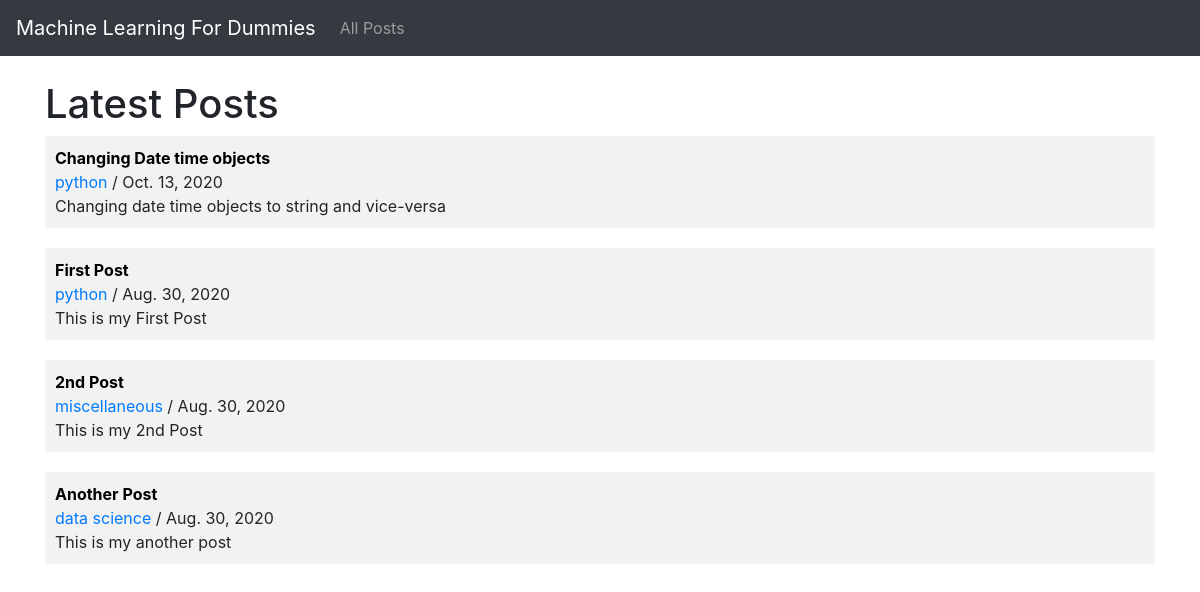
The app's page /post, older data.
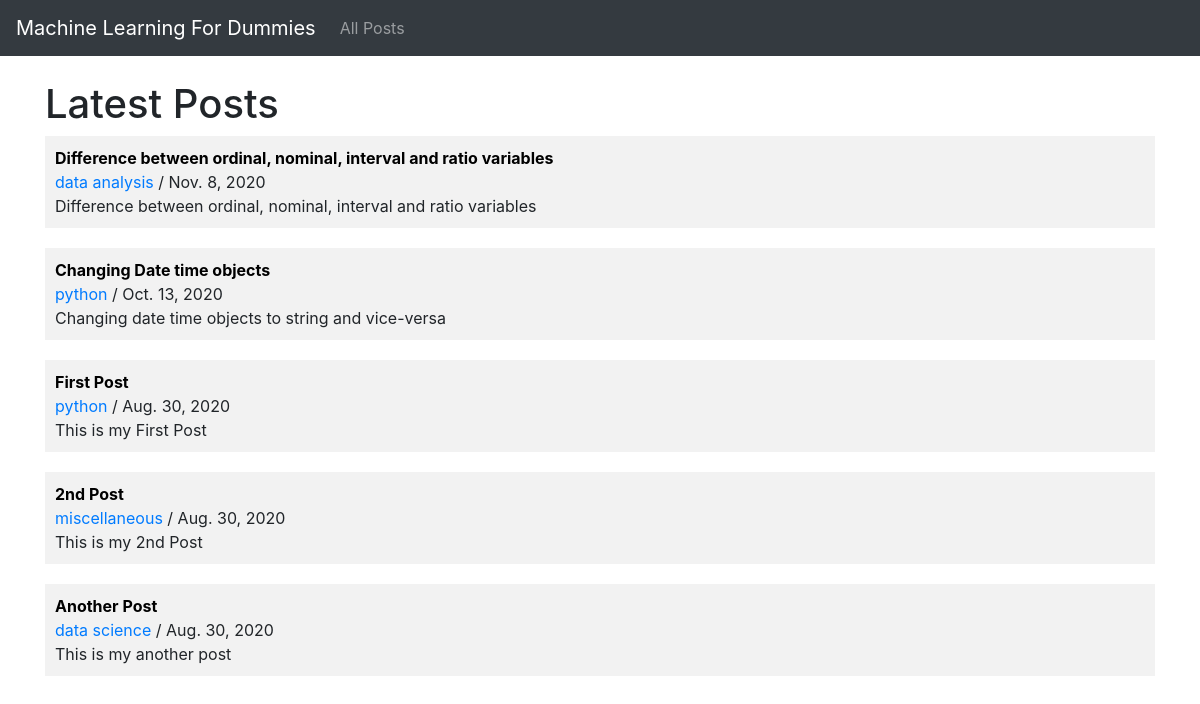
The same page, newer data.
### blog_app/models.py (models this page shows, shortened)
class Post(models.Model):
	title = models.CharField(max_length=255)
	title_tag = models.CharField(max_length=255, default="")
	introduction = models.TextField(default = '')
	author = models.ForeignKey(User, on_delete=models.CASCADE)
	body = RichTextField(blank=True, null=True)
	post_date = models.DateField(auto_now_add = True)
	category = models.CharField(max_length=255, default='')

### blog_app/views.py (the view)
# urls.py: path('post', HomeView.as_view(), name="post"),
class HomeView(ListView):
	model = Post
	template_name = 'home.html'
	ordering = ["-post_date"]
	def get_context_data(self, *args, **kwargs):
		cat_menu = Category.objects.all()
		context = super(HomeView, self).get_context_data(*args, **kwargs)
		context["cat_menu"] = cat_menu
		return context

### blog_app/models.py (called while the page is built)
	def __str__(self):
		return self.name

### blog_app/templates/home.html (shortened to what this page needs)
{% extends 'base.html' %}
{% block content %}
<h1>Latest Posts</h1>
<div>
{% for post in object_list %}
	<div style="margin-bottom:20px; background: #f2f2f2; padding:10px 10px;">
		<a style="color: black;text-decoration: none;" href="{% url 'post-detail' post.pk %}">
			<b> {{ post.title }} </b>
		</a>
		<br/> <a href="{% url 'category' post.category|slugify %}">{{ post.category }} </a> / {{ post.post_date }}
		 <br/>
		{{ post.introduction|safe|slice:":200"  }}
	</div>
{% endfor %}
</div>
{% endblock %}

### blog_app/templates/base.html (shortened to what this page needs)
<!doctype html>
<html lang="en">
  <head>
    <link rel="stylesheet" href="https://stackpath.bootstrapcdn.com/bootstrap/4.5.2/css/bootstrap.min.css">
    {% load static %}
    <link rel="stylesheet" href='/static/ckeditor/plugins/codesnippet/lib/highlight/styles/default.css' />
    <link rel="stylesheet" type="text/css" href="/static/ckeditor/plugins/codesnippet/lib/highlight/styles/googlecode.css" />
  </head>
  <body>
    <nav class="navbar navbar-expand-lg navbar-dark bg-dark">
      <a class="navbar-brand" href="{% url 'home' %}">Machine Learning For Dummies</a>
      <div class="collapse navbar-collapse" id="navbarSupportedContent">
        <ul class="navbar-nav mr-auto">
          <li class="nav-item">
            <a class="nav-link" href="{% url 'post' %}">All Posts</a>
          </li>
        </ul>
      </div>
    </nav>
    <br/>
    <div class="container">
      {% block content %}
      {% endblock %}
    </div>
  </body>
</html>

Row changes from the older to the newer data that the page shows:
added Post: title "Difference between ordinal, nominal, interval and ratio variables", category "data analysis", post_date "Nov. 8, 2020", introduction "Difference between ordinal, nominal, interval and ratio variables"
